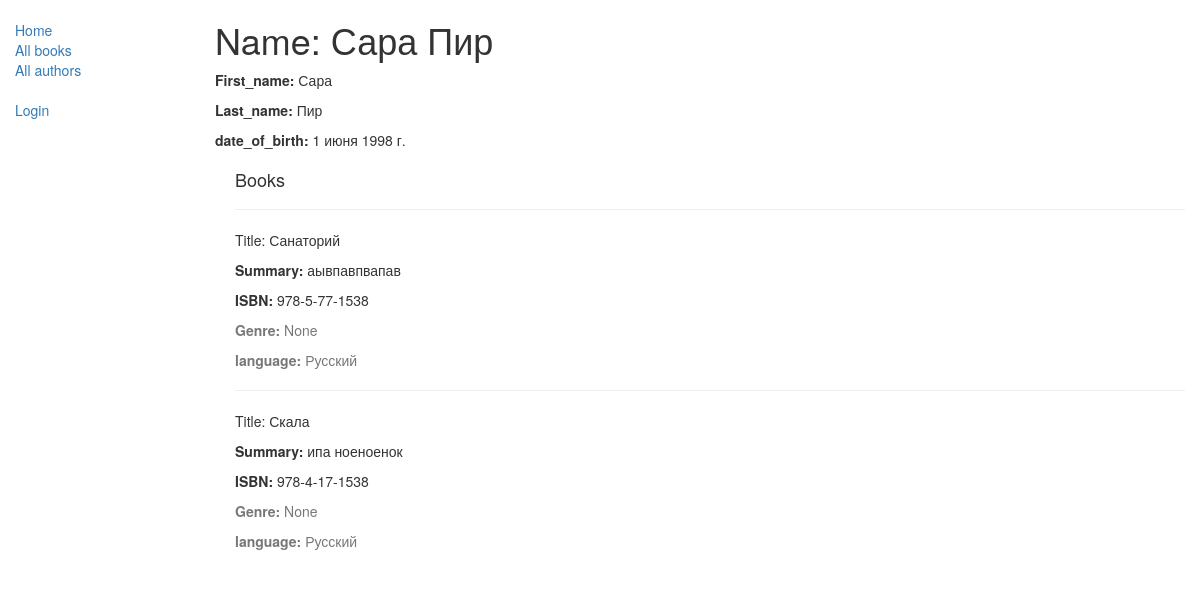
/catalog/author/3, run on the app's committed database.
### catalog/models.py (models this page shows, shortened)
class Author(models.Model):
    first_name = models.CharField(max_length=100)
    last_name = models.CharField(max_length=100)
    date_of_birth = models.DateField(null=True, blank=True)
    date_of_death = models.DateField('Died', null=True,blank=True)

class Book(models.Model):
    title = models.CharField(max_length=200)
    author = models.ForeignKey('Author', on_delete=models.SET_NULL, null=True)
    summary = models.TextField(max_length=1000, help_text="Enter a brief description the book")
    isbn = models.CharField('ISBN', max_length=13, help_text="13 character")
    genre = models.ManyToManyField('Genre', help_text="Select a genre for this book")
    language = models.ForeignKey('Language', on_delete=models.SET_NULL, null=True)
    def display_genre(self):
        return ', '.join([genre.name for genre in self.genre.all()[:3]])
    display_genre.short_description = 'Genre'

class Language(models.Model):
    name = models.CharField(max_length=200, help_text="Enter the book`s language")
    def __str__(self):
        return self.name

### catalog/views.py (the view)
# urls.py: path('author/<int:pk>', views.AuthorDetailView.as_view(), name='author-detail'),
class AuthorDetailView(generic.DetailView):
    model = Author

### catalog/templates/catalog/author_detail.html (shortened to what this page needs)
{% extends "base_generic.html" %}
{% block content %}
    <h1>Name: {{author.first_name}} {{author.last_name}}</h1>
    <p><strong>First_name: </strong> {{ author.first_name }}</p>
    <p><strong>Last_name: </strong>{{ author.last_name}}</p>
    <p><strong>date_of_birth: </strong>{{ author.date_of_birth}}</p>
    <div style="margin-left:20px;margin-top:20px">
        <h4>Books</h4>
        {% for book in author.book_set.all %}
        <hr>
        <p>Title: {{book.title}}</p>
        <p><strong>Summary:</strong> {{book.summary}}</p>
        <p><strong>ISBN:</strong> {{book.isbn}}</p>
        <p class="text-muted"><strong>Genre:</strong> {{book.genre.name}}</p>
        <p class="text-muted"><strong>language:</strong> {{book.language}}</p>
        {% endfor %}
    </div>
{% endblock %}

### data on the page
Author: first_name "Сара", last_name "Пир", date_of_birth "1 июня 1998 г."
Book: title "Санаторий", summary "аывпавпвапав", isbn "978-5-77-1538", genre.name "None", language "Русский"
Book: title "Скала", summary "ипа ноеноенок", isbn "978-4-17-1538", genre.name "None", language "Русский"
